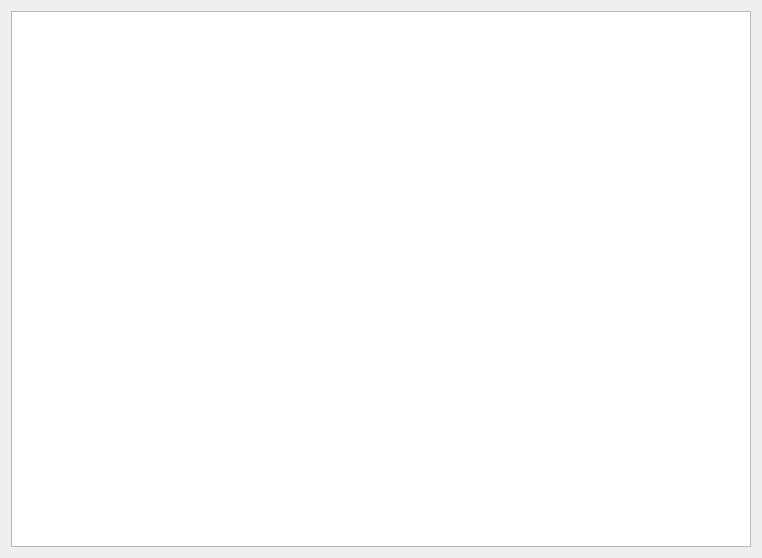
<?xml version="1.0" encoding="UTF-8"?>
<ui version="4.0">
 <class>CalculationWidget</class>
 <widget class="QWidget" name="CalculationWidget">
  <property name="geometry">
   <rect>
    <x>0</x>
    <y>0</y>
    <width>762</width>
    <height>558</height>
   </rect>
  </property>
  <property name="windowTitle">
   <string>CalculationWidget</string>
  </property>
  <layout class="QHBoxLayout" name="horizontalLayout">
   <item>
    <widget class="QTableView" name="tableView">
     <property name="maximumSize">
      <size>
       <width>16777215</width>
       <height>16777215</height>
      </size>
     </property>
    </widget>
   </item>
  </layout>
 </widget>
 <resources/>
 <connections/>
</ui>
